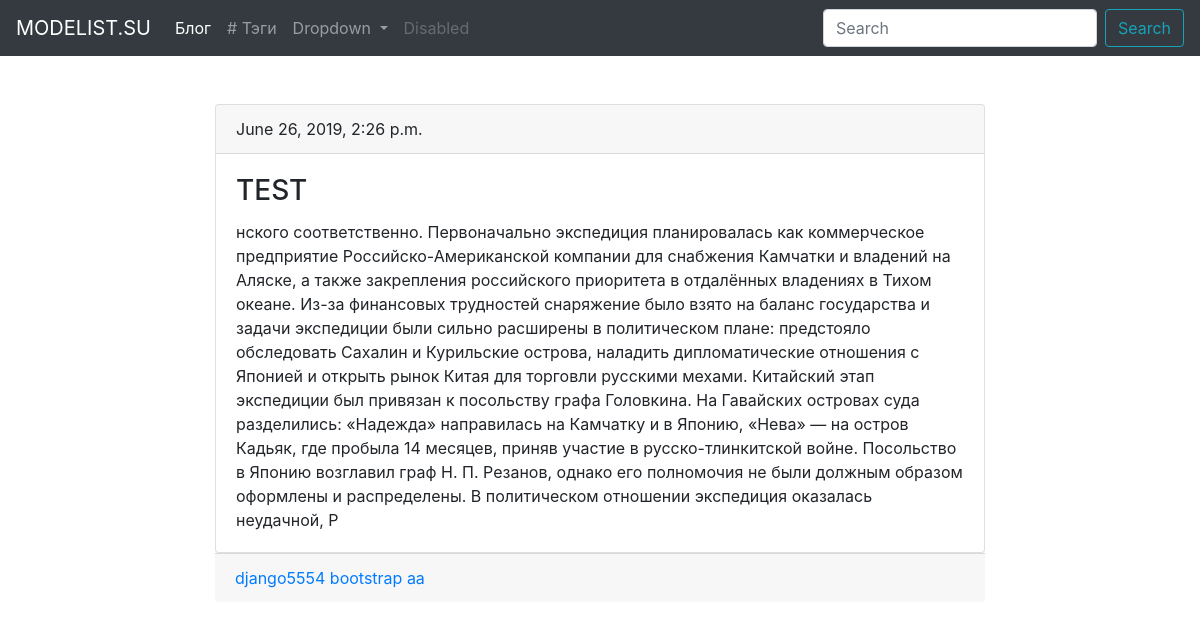
The app's page /blog/post/test1/, older data.
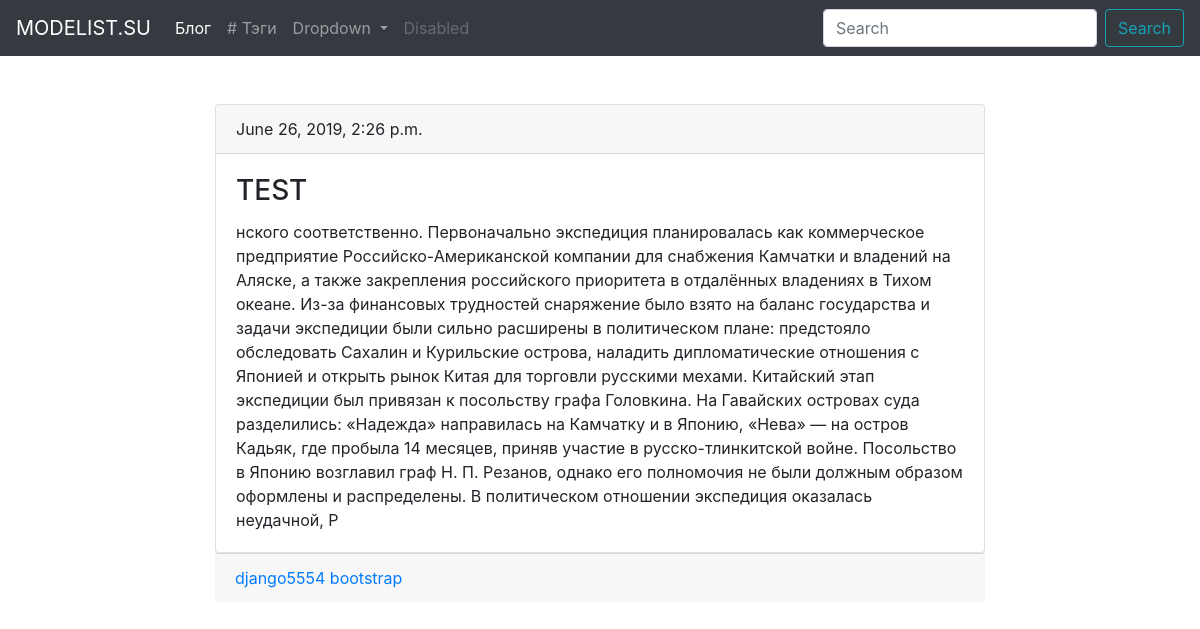
The same page, newer data.
### blog/models.py (models this page shows, shortened)
class Tag(models.Model):
    title = models.CharField(max_length=50)
    slug = models.SlugField(max_length=50, unique=True)
    def get_absolute_url(self):
        return reverse('tag_detail_url', kwargs={'slug': self.slug})

### blog/views.py (the view)
# urls.py: path('post/<str:slug>/', PostDetail.as_view(), name='post_detail_url'),
class PostDetail(View):
    def get(self, request, slug):
        post = get_object_or_404(Post, slug__iexact=slug)
        return render(request, 'blog/post_detail.html', context={'post': post})

### blog/templates/blog/post_detail.html (shortened to what this page needs)
{% extends 'blog/blog_main.html' %}
{% block content %}
    <div class="card">
      <h7 class="card-header">{{ post.date_pub }}</h7>
      <div class="card-body">
        <h3 class="card-title">{{ post.title }}</h3>
        <p class="card-text">{{ post.body }}</p>
      </div>
    </div>
    <div class="card-footer text-muted">
    {% for tag in post.tags.all %}
        <a href="{{ tag.get_absolute_url }}">{{ tag.title }}</a>
    {% endfor %}
    </div>
{% endblock %}

Row changes from the older to the newer data that the page shows:
removed Tag: title "aa"
